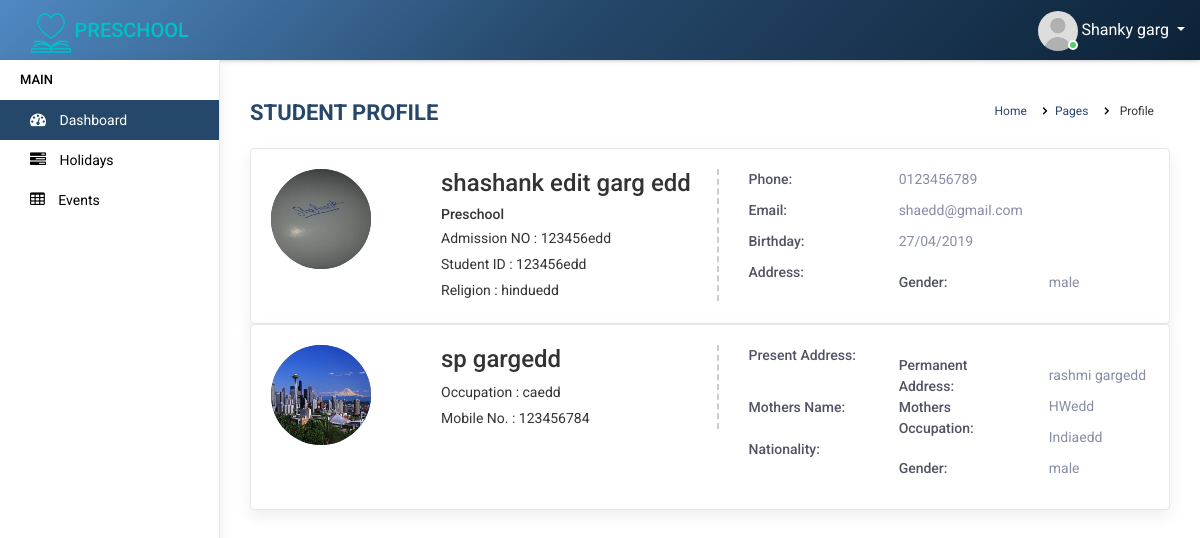
Before: /student-profile.php?studentId=1 (signed in) with the older database file.
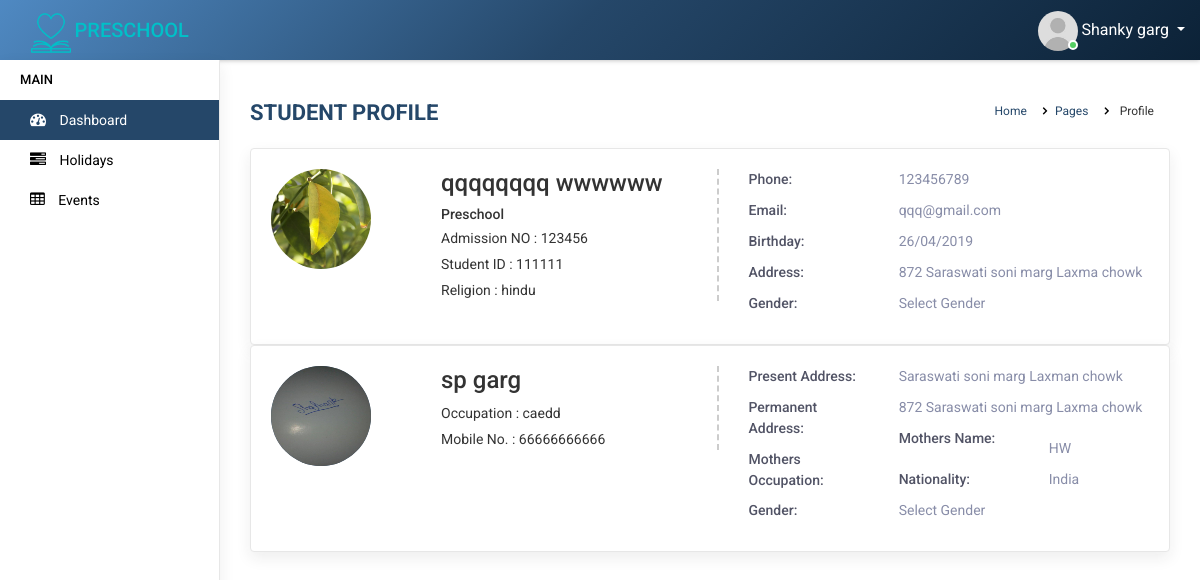
After: the same page with the newer database file.
### tables this page shows
CREATE TABLE `students` (
  `id` int(11) NOT NULL AUTO_INCREMENT,
  `first_name` varchar(255) DEFAULT NULL,
  `last_name` varchar(200) DEFAULT NULL,
  `email_address` varchar(255) DEFAULT NULL,
  `gender` varchar(100) DEFAULT NULL,
  `dob` varchar(150) DEFAULT NULL,
  `class_id` int(11) DEFAULT NULL,
  `section_id` int(11) DEFAULT NULL,
  `religion` varchar(100) DEFAULT NULL,
  `date_of_joining` varchar(100) DEFAULT NULL,
  `mobile_number` varchar(200) DEFAULT NULL,
  `admission_no` varchar(200) DEFAULT NULL,
  `student_id` varchar(200) DEFAULT NULL,
  `fathers_name` varchar(255) DEFAULT NULL,
  `fathers_occupation` varchar(200) DEFAULT NULL,
  `parents_mobile_number` varchar(255) DEFAULT NULL,
  `present_address` text,
  `mothers_name` varchar(255) DEFAULT NULL,
  `mothers_occupation` varchar(200) DEFAULT NULL,
  `nationality` varchar(200) DEFAULT NULL,
  `permanent_address` text,
  `student_profile_image` text,
  `parents_profile_image` text,
  `createdDate` timestamp NOT NULL DEFAULT CURRENT_TIMESTAMP ON UPDATE CURRENT_TIMESTAMP,
  PRIMARY KEY (`id`)
);

### employee/class/dbclass.php (called while the page is built, shortened)
<?php
class MySQLCN {
    function MySQLCN() {
        $user = DB_USERNAME;
        $pass = DB_PASSWORD;
        $server = DB_SERVER;
        $dbase = DB_DATABASE;
        $conn = mysqli_connect($server, $user, $pass);
        $this->CONN = $conn;
        return true;
    }
    function select($sql = "") {
        $conn = $this->CONN;
        $results = @mysqli_query($conn, $sql);
        $count = 0;
        $data = array();
        while ($row = mysqli_fetch_array($results)) {
            foreach ($row as $key => $value) {
                if (!is_array($value)) {
                    $row[$key] = htmlspecialchars_decode($value, ENT_QUOTES);
                }
            }
            $data[$count] = $row;
            $count++;
        }
        return $data;
    }
}
?>

### employee/class/Student.php (called while the page is built, shortened)
<?php
class Student extends MySQLCN {
    function getStudentInfo($id) {
        $fetch = "SELECT * FROM `students` where students.id ='" . $id . "'";
        $fetch_data = $this->select($fetch);
        return $fetch_data;
    }
}
?>

### student-profile.php (the view, shortened to what this page needs)
<?php
require_once 'employee/class/dbclass.php';
require_once 'employee/class/Student.php';
$student = new Student();
$studentId = (isset($_REQUEST['studentId'])) ? $_REQUEST['studentId'] : NULL;
if ($studentId != NULL) { $result = $student->getStudentInfo($studentId);
	if ($result == NULL) { $studentId = ''; } } ?>
<?php
require_once 'includes/header.php';
require_once 'includes/sidebar.php';
?>
<div class="page-wrapper">
            <div class="content container-fluid">
				  <div class="page-header">
					<div class="row">
						<div class="col-lg-7 col-md-12 col-sm-12 col-12">
							<h5 class="text-uppercase">Student Profile</h5>
						</div>
						<div class="col-lg-5 col-md-12 col-sm-12 col-12">
							<ul class="list-inline breadcrumb float-right">
								<li class="list-inline-item"><a href="#">Home</a></li>
								<li class="list-inline-item"><a href="#">Pages</a></li>
								<li class="list-inline-item"> Profile</li>
							</ul>
						</div>
					</div>
				</div>
                <div class="card-box m-b-0">
                    <div class="row">
                        <div class="col-md-12">
                            <div class="profile-view">
                                <div class="profile-img-wrap">
                                    <div class="profile-img">
                                        <?php
                                            if(!empty($result[0]['student_profile_image'])) {
                                            $imageData = PROFILE_PIC_IMAGE_PATH . $result[0]['student_profile_image'];
                                        } else {
                                            $imageData = 'assets/img/user.jpg';
                                        }
                                        ?>
                                        <a href=""><img class="avatar" src="<?php echo $imageData; ?>" alt=""></a>
                                    </div>
                                </div>
                                <div class="profile-basic">
                                    <div class="row">
                                        <div class="col-md-5">
                                            <div class="profile-info-left">
                                                <h3 class="user-name m-t-0"><?php echo $result[0]['first_name'].' '.$result[0]['last_name']?></h3>
                                                <h5 class="company-role m-t-0 m-b-0">Preschool</h5>
                                                <div class="staff-id">Admission NO : <?php echo $result[0]['admission_no'];?></div>
                                                <div class="staff-id">Student ID : <?php echo $result[0]['student_id'];?></div>
                                                <div class="staff-id">Religion : <?php echo $result[0]['religion'];?></div>
											</div>
                                        </div>
                                        <div class="col-md-7">
                                            <ul class="personal-info">
                                                <li>
                                                    <span class="title">Phone:</span>
                                                    <span class="text"><?php echo $result[0]['mobile_number'];?></span>
                                                </li>
                                                <li>
                                                    <span class="title">Email:</span>
                                                    <span class="text"><?php echo $result[0]['email_address'];?></span>
                                                </li>
                                                <li>
                                                    <span class="title">Birthday:</span>
                                                    <span class="text"><?php echo $result[0]['dob'];?></span>
                                                </li>
                                                <li>
                                                    <span class="title">Address:</span>
                                                    <span class="text"><?php echo $result[0]['permanent_address'];?></span>
                                                </li>
                                                <li>
                                                    <span class="title">Gender:</span>
                                                    <span class="text"><?php echo $result[0]['gender'];?></span>
                                                </li>
                                            </ul>
                                        </div>
                                    </div>
                                </div>
                            </div>
                        </div>
                    </div>
                </div>
                <div class="card-box m-b-0">
                    <div class="row">
                        <div class="col-md-12">
                            <div class="profile-view">
                                <div class="profile-img-wrap">
                                    <div class="profile-img">
                                        <?php
                                            if(!empty($result[0]['parents_profile_image'])) {
                                            $imageData = PROFILE_PIC_IMAGE_PATH . $result[0]['parents_profile_image'];
                                        } else {
                                            $imageData = 'assets/img/user.jpg';
                                        }
                                        ?>
                                        <a href=""><img class="avatar" src="<?php echo $imageData; ?>" alt=""></a>
                                    </div>
                                </div>
                                <div class="profile-basic">
                                    <div class="row">
                                        <div class="col-md-5">
                                            <div class="profile-info-left">
                                                <h3 class="user-name m-t-0"><?php echo $result[0]['fathers_name']?></h3>
                                                <div class="staff-id">Occupation : <?php echo $result[0]['fathers_occupation'];?></div>
                                                <div class="staff-id">Mobile No. : <?php echo $result[0]['parents_mobile_number'];?></div>
                                            </div>
                                        </div>
                                        <div class="col-md-7">
                                            <ul class="personal-info">
                                                <li>
                                                    <span class="title">Present Address:</span>
                                                    <span class="text"><?php echo $result[0]['present_address'];?></span>
                                                </li>
                                                <li>
                                                    <span class="title">Permanent Address:</span>
                                                    <span class="text"><?php echo $result[0]['permanent_address'];?></span>
                                                </li>
                                                <li>
                                                    <span class="title">Mothers Name:</span>
                                                    <span class="text"><?php echo $result[0]['mothers_name'];?></span>
                                                </li>
                                                <li>
                                                    <span class="title">Mothers Occupation:</span>
                                                    <span class="text"><?php echo $result[0]['mothers_occupation'];?></span>
                                                </li>
                                                <li>
                                                    <span class="title">Nationality:</span>
                                                    <span class="text"><?php echo $result[0]['nationality'];?></span>
                                                </li>
                                                <li>
                                                    <span class="title">Gender:</span>
                                                    <span class="text"><?php echo $result[0]['gender'];?></span>
                                                </li>
                                            </ul>
                                        </div>
                                    </div>
                                </div>
                            </div>
                        </div>
                    </div>
                </div>
            </div>
        </div>
    </div>
    <?php require_once 'includes/footer.php'; ?>

### includes/header.php (shortened to what this page needs)
<!DOCTYPE html>
<html>
<head>
    <link rel="stylesheet" type="text/css" href="<?php echo BASE_ROOT ?>assets/css/bootstrap.min.css">
    <link rel="stylesheet" type="text/css" href="<?php echo BASE_ROOT ?>assets/css/font-awesome.min.css">
    <link rel="stylesheet" type="text/css" href="<?php echo BASE_ROOT ?>assets/css/fullcalendar.min.css">
    <link rel="stylesheet" type="text/css" href="<?php echo BASE_ROOT ?>assets/css/dataTables.bootstrap4.min.css">
    <link rel="stylesheet" type="text/css" href="<?php echo BASE_ROOT ?>assets/css/select2.min.css">
    <link rel="stylesheet" type="text/css" href="<?php echo BASE_ROOT ?>assets/css/bootstrap-datetimepicker.min.css">
    <link rel="stylesheet" type="text/css" href="<?php echo BASE_ROOT ?>assets/plugins/morris/morris.css">
    <link rel="stylesheet" type="text/css" href="<?php echo BASE_ROOT ?>assets/css/style.css">
</head>
<body>
    <div class="main-wrapper">
        <div class="header">
            <div class="header-left">
                <a href="index.html" class="logo">
                    <img src="<?php echo BASE_ROOT ?>assets/img/logo.png" width="40" height="40" alt="">
                    <span class="text-uppercase">Preschool</span>
                </a>
            </div>
            <div class="page-title-box float-left">
            </div>
            <ul class="nav user-menu float-right">
                <li class="nav-item dropdown has-arrow">
                    <a href="#" class="dropdown-toggle nav-link user-link" data-toggle="dropdown">
                        <span class="user-img"><img class="rounded-circle" src="<?php echo BASE_ROOT ?>assets/img/user.jpg" width="40" alt="Admin">
                            <span class="status online"></span></span>
                        <span><?php echo $_SESSION['name']; ?></span>
                    </a>
                </li>
            </ul>
        </div>

### includes/sidebar.php (shortened to what this page needs)
<?php $currentURL = basename($_SERVER['REQUEST_URI'], '?' . $_SERVER['QUERY_STRING']);
?>
<div class="sidebar" id="sidebar">
            <div class="sidebar-inner slimscroll">
                <div id="sidebar-menu" class="sidebar-menu">
                    <ul>
                        <li class="menu-title">Main</li>
                    	<li class="active">
                            <a href="dashboard.php"><i class="fa fa-tachometer" aria-hidden="true"></i> Dashboard</a>
                        </li>
                        <li>
                            <a class="<?php if($currentURL =='holidays.php'){echo 'active';}?>" href="holidays.php"><i class="fa fa-tasks" aria-hidden="true"></i> Holidays</a>
                        </li>
                        <li>
                            <a href="events.php"><i class="fa fa-table" aria-hidden="true"></i> Events</a>
                        </li>
                            </ul>
                </div>
            </div>
        </div>

### includes/footer.php (shortened to what this page needs)
</body>
</html>

Changed rows visible on the page:
changed students "caedd": student_profile_image: a different picture; first_name "shashank edit" → "qqqqqqqq"; last_name "garg edd" → "wwwwww"; admission_no "123456edd" → "123456"; student "123456edd" → "111111"; religion "hinduedd" → "hindu"; mobile_number "0123456789" → "123456789"; email_address "shaedd@gmail.com" → "qqq@gmail.com"; dob "27/04/2019" → "26/04/2019"; permanent_address (not shown) → "872 Saraswati soni marg Laxma chowk"; gender "male" → "Select Gender"; parents_profile_image: a different picture; fathers_name "sp gargedd" → "sp garg"; parents_mobile_number "123456784" → "66666666666"; present_address (not shown) → "Saraswati soni marg Laxman chowk"; mothers_occupation "HWedd" → "HW"; nationality "Indiaedd" → "India"; mothers_name "rashmi gargedd" → (not shown)
